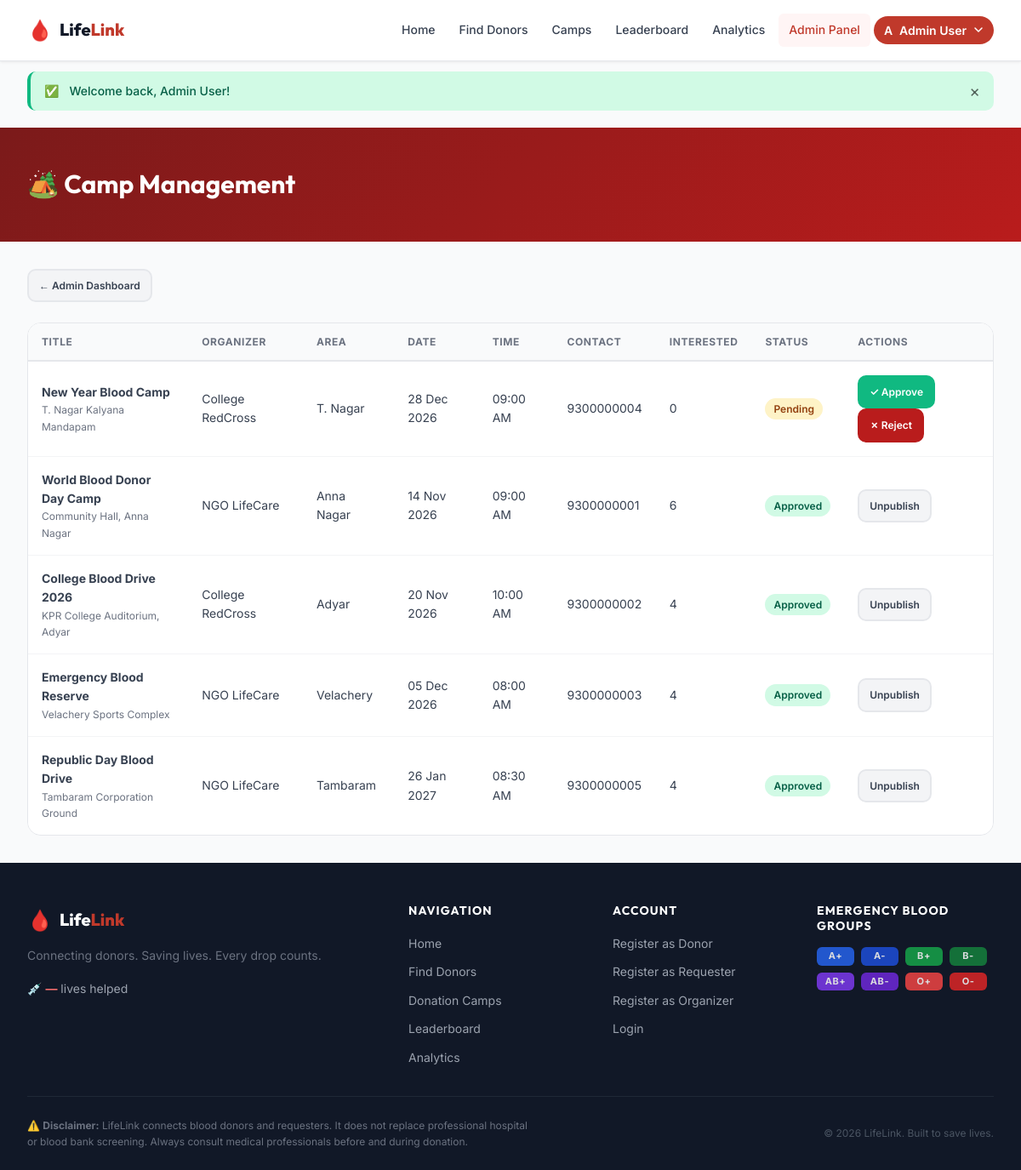
/pages/admin/camps.php (signed in), run on the app's committed database.
### tables this page shows
CREATE TABLE IF NOT EXISTS camps (
    id           INT UNSIGNED AUTO_INCREMENT PRIMARY KEY,
    organizer_id INT UNSIGNED NOT NULL,
    title        VARCHAR(200) NOT NULL,
    venue        VARCHAR(300) NOT NULL,
    area_id      INT UNSIGNED NULL DEFAULT NULL,
     
    lat          DECIMAL(9,6) NULL,
    lng          DECIMAL(9,6) NULL,
    city         VARCHAR(100) NULL,
    state        VARCHAR(100) NULL,
    country      VARCHAR(100) NULL,
    location_source ENUM('gps','manual','geocoded') NULL DEFAULT NULL,
    location_consent TINYINT(1) NOT NULL DEFAULT 0,
    camp_date    DATE NOT NULL,
    start_time   TIME NOT NULL,
    end_time     TIME NOT NULL,
    contact      VARCHAR(20) NOT NULL,
    description  TEXT NULL,
    status       ENUM('pending','approved','rejected') NOT NULL DEFAULT 'pending',
    created_at   DATETIME NOT NULL DEFAULT CURRENT_TIMESTAMP,
    FOREIGN KEY (organizer_id) REFERENCES users(id),
    FOREIGN KEY (area_id)      REFERENCES areas(id) ON DELETE SET NULL,
    INDEX idx_date   (camp_date),
    INDEX idx_status (status),
    INDEX idx_area   (area_id)
);

CREATE TABLE IF NOT EXISTS users (
    id                   INT UNSIGNED AUTO_INCREMENT PRIMARY KEY,
    name                 VARCHAR(100)  NOT NULL,
    email                VARCHAR(150)  NOT NULL,
    phone                VARCHAR(20)   NOT NULL,
    password_hash        VARCHAR(255)  NOT NULL,
    role                 ENUM('donor','requester','organizer','organization','admin') NOT NULL DEFAULT 'donor',
    status               ENUM('unverified','pending','active','blocked') NOT NULL DEFAULT 'unverified',
    login_attempts       TINYINT UNSIGNED NOT NULL DEFAULT 0,
    locked_until         DATETIME NULL,
    email_token          VARCHAR(64)   NULL DEFAULT NULL,
    email_token_expires  DATETIME      NULL DEFAULT NULL,
     
    lat                  DECIMAL(9,6)  NULL DEFAULT NULL,
    lng                  DECIMAL(9,6)  NULL DEFAULT NULL,
    city                 VARCHAR(100)  NULL DEFAULT NULL,
    state                VARCHAR(100)  NULL DEFAULT NULL,
    country              VARCHAR(100)  NULL DEFAULT NULL,
    location_source      ENUM('gps','manual','geocoded') NULL DEFAULT NULL,
    location_updated_at  DATETIME      NULL DEFAULT NULL,
    location_consent     TINYINT(1)    NOT NULL DEFAULT 0,
    location_incomplete  TINYINT(1)    NOT NULL DEFAULT 0,
    notify_email         TINYINT(1)    NOT NULL DEFAULT 1,
    created_at           DATETIME      NOT NULL DEFAULT CURRENT_TIMESTAMP,
    UNIQUE KEY uq_email         (email),
    INDEX idx_role              (role),
    INDEX idx_status            (status),
    INDEX idx_lat_lng           (lat, lng),
    INDEX idx_country_state_city(country, state, city),
    INDEX idx_email_token       (email_token)
);

CREATE TABLE IF NOT EXISTS areas (
    id   INT UNSIGNED AUTO_INCREMENT PRIMARY KEY,
    name VARCHAR(100) NOT NULL,
    city VARCHAR(100) NOT NULL,
    lat  DECIMAL(9,6) NULL,
    lng  DECIMAL(9,6) NULL,
    INDEX idx_city (city)
);

### includes/helpers.php (called while the page is built, shortened)
<?php
function e(mixed $value): string {
    return htmlspecialchars((string)($value ?? ''), ENT_QUOTES | ENT_SUBSTITUTE, 'UTF-8');
}
function formatDate(string $date, string $format = 'd M Y'): string {
    return date($format, strtotime($date));
}

### pages/admin/camps.php (the view, shortened to what this page needs)
<?php
require_once __DIR__ . '/../../includes/helpers.php';
$db = getDB();
$camps = $db->query(
    "SELECT c.*, a.name AS area_name, u.name AS organizer_name,
            (SELECT COUNT(*) FROM camp_interest ci WHERE ci.camp_id=c.id) AS interested
     FROM camps c LEFT JOIN areas a ON a.id=c.area_id JOIN users u ON u.id=c.organizer_id
     ORDER BY c.status='pending' DESC, c.camp_date ASC LIMIT 100"
)->fetchAll();
require __DIR__ . '/../../includes/header.php';
?>
<div class="page-header"><div class="container"><h1>🏕️ Camp Management</h1></div></div>
<section class="section-sm">
    <div class="container">
        <a href="<?= APP_URL ?>/pages/admin/dashboard.php" class="btn btn-secondary btn-sm mb-6">← Admin Dashboard</a>
        <div class="table-wrapper">
            <table>
                <thead><tr><th>Title</th><th>Organizer</th><th>Area</th><th>Date</th><th>Time</th><th>Contact</th><th>Interested</th><th>Status</th><th>Actions</th></tr></thead>
                <tbody>
                <?php foreach($camps as $c): ?>
                <tr>
                    <td><strong><?= e($c['title']) ?></strong><div class="text-xs text-muted"><?= e(substr($c['venue'],0,30)) ?></div></td>
                    <td><?= e($c['organizer_name']) ?></td>
                    <td><?= e($c['area_name']) ?></td>
                    <td><?= formatDate($c['camp_date']) ?></td>
                    <td><?= date('h:i A',strtotime($c['start_time'])) ?></td>
                    <td><?= e($c['contact']) ?></td>
                    <td><?= (int)$c['interested'] ?></td>
                    <td><span class="status-badge <?= $c['status']==='approved'?'status-fulfilled':($c['status']==='pending'?'status-open':'status-cancelled') ?>"><?= ucfirst($c['status']) ?></span></td>
                    <td>
                        <?php if($c['status']==='pending'): ?>
                            <a href="?action=approve&id=<?= $c['id'] ?>" class="btn btn-success btn-sm">✓ Approve</a>
                            <a href="?action=reject&id=<?= $c['id'] ?>"  class="btn btn-danger btn-sm" data-confirm="Reject this camp?">✗ Reject</a>
                        <?php elseif($c['status']==='approved'): ?>
                            <a href="?action=reject&id=<?= $c['id'] ?>"  class="btn btn-secondary btn-sm" data-confirm="Remove camp approval?">Unpublish</a>
                        <?php endif; ?>
                    </td>
                </tr>
                <?php endforeach; ?>
                </tbody>
            </table>
        </div>
    </div>
</section>
<?php require __DIR__ . '/../../includes/footer.php'; ?>

### assets/css/style.css (style rules this page uses)
:root { --red-900: #7b1a1a; --red-800: #a11e1e; --red-700: #b91c1c; --red-600: #c0392b; --red-500: #e74c3c; --red-400: #f16c6c; --red-100: #fef2f2; --red-50: #fff5f5; --white: #ffffff; --gray-50: #f9fafb; --gray-100:#f3f4f6; --gray-200:#e5e7eb; --gray-300:#d1d5db; --gray-400:#9ca3af; --gray-500:#6b7280; --gray-600:#4b5563; --gray-700:#374151; --gray-800:#1f2937; --gray-900:#111827; --gold: #f59e0b; --green: #10b981; --blue: #3b82f6; --purple: #8b5cf6; --color-danger: var(--red-600); --color-success: var(--green); --color-warning: var(--gold); --color-info: var(--blue); --font-body: 'Inter', system-ui, sans-serif; --font-heading: 'Outfit', 'Inter', sans-serif; --text-xs: 0.75rem; --text-sm: 0.875rem; --text-base: 1rem; --text-lg: 1.125rem; --text-xl: 1.25rem; --text-2xl: 1.5rem; --text-3xl: 1.875rem; --text-4xl: 2.25rem; --text-5xl: 3rem; --space-1: 0.25rem; --space-2: 0.5rem; --space-3: 0.75rem; --space-4: 1rem; --space-5: 1.25rem; --space-6: 1.5rem; --space-8: 2rem; --space-10: 2.5rem; --space-12: 3rem; --space-16: 4rem; --space-20: 5rem; --radius-sm: 6px; --radius-md: 10px; --radius-lg: 16px; --radius-xl: 24px; --radius-full: 9999px; --shadow-sm: 0 1px 3px rgba(0,0,0,0.08); --shadow-md: 0 4px 12px rgba(0,0,0,0.12); --shadow-lg: 0 10px 30px rgba(0,0,0,0.15); --shadow-red: 0 4px 20px rgba(192,57,43,0.3); --transition: 0.2s ease; --transition-slow: 0.4s ease; --container-max: 1200px; --navbar-height: 72px; }
*, *::before, *::after { box-sizing: border-box; margin: 0; padding: 0; }
html { scroll-behavior: smooth; font-size: 16px; }
body { font-family: var(--font-body); background: var(--gray-50); color: var(--gray-800); line-height: 1.6; min-height: 100vh; display: flex; flex-direction: column; }
a { color: var(--red-600); text-decoration: none; transition: color var(--transition); }
h1, h2, h3, h4, h5, h6 { font-family: var(--font-heading); color: var(--gray-900); line-height: 1.25; font-weight: 700; }
.container { max-width: var(--container-max); margin: 0 auto; padding: 0 var(--space-4); }
@media (min-width: 768px) { .container { padding: 0 var(--space-8); } }
.btn { display: inline-flex; align-items: center; justify-content: center; gap: var(--space-2); font-weight: 600; font-size: var(--text-sm); padding: var(--space-3) var(--space-5); border-radius: var(--radius-md); border: 2px solid transparent; cursor: pointer; transition: all var(--transition); text-decoration: none; white-space: nowrap; min-height: 44px; }
.btn-secondary { background: var(--gray-100); color: var(--gray-700); border-color: var(--gray-200); }
.btn-danger { background: var(--red-700); color: var(--white); border-color: var(--red-700); }
.btn-success { background: var(--green); color: var(--white); border-color: var(--green); }
.btn-sm { padding: var(--space-2) var(--space-3); font-size: var(--text-xs); min-height: 36px; }
.status-badge { display: inline-block; padding: 3px 10px; border-radius: var(--radius-full); font-size: var(--text-xs); font-weight: 600; }
.status-open { background: #fef3c7; color: #92400e; }
.status-fulfilled { background: #d1fae5; color: #065f46; }
.section-sm { padding: var(--space-8) 0; }
.page-header { background: linear-gradient(135deg, var(--red-900), var(--red-700)); color: var(--white); padding: var(--space-12) 0; }
.page-header h1 { color: var(--white); font-size: var(--text-3xl); }
.table-wrapper { overflow-x: auto; border-radius: var(--radius-lg); border: 1px solid var(--gray-200); }
table { width: 100%; border-collapse: collapse; background: var(--white); }
thead { background: var(--gray-50); border-bottom: 2px solid var(--gray-200); }
th { padding: var(--space-3) var(--space-4); text-align: left; font-size: var(--text-xs); font-weight: 700; text-transform: uppercase; letter-spacing: 0.05em; color: var(--gray-500); }
td { padding: var(--space-4); border-bottom: 1px solid var(--gray-100); font-size: var(--text-sm); color: var(--gray-700); }
tbody tr:last-child td { border-bottom: none; }
.text-xs { font-size: var(--text-xs); }
.text-muted { color: var(--gray-500); }
.mb-6 { margin-bottom: var(--space-6); }

### data on the page
camps: title "New Year Blood Camp", venue "T. Nagar Kalyana Mandapam", organizer.name "College RedCross", area.name "T. Nagar", camp_date "28 Dec 2026", start_time "09:00 AM", contact "9300000004", interested "0", status "Pending"
camps: title "World Blood Donor Day Camp", venue "Community Hall, Anna Nagar", organizer.name "NGO LifeCare", area.name "Anna Nagar", camp_date "14 Nov 2026", start_time "09:00 AM", contact "9300000001", interested "6", status "Approved"
camps: title "College Blood Drive 2026", venue "KPR College Auditorium, Adyar", organizer.name "College RedCross", area.name "Adyar", camp_date "20 Nov 2026", start_time "10:00 AM", contact "9300000002", interested "4", status "Approved"
camps: title "Emergency Blood Reserve", venue "Velachery Sports Complex", organizer.name "NGO LifeCare", area.name "Velachery", camp_date "05 Dec 2026", start_time "08:00 AM", contact "9300000003", interested "4", status "Approved"
camps: title "Republic Day Blood Drive", venue "Tambaram Corporation Ground", organizer.name "NGO LifeCare", area.name "Tambaram", camp_date "26 Jan 2027", start_time "08:30 AM", contact "9300000005", interested "4", status "Approved"

### other printed values
substr($userName, 0, 1) "A"
$userName "Admin User"
$successMsg "Welcome back, Admin User!"
$g "A+"
$g "A-"
$g "B+"
$g "B-"
$g "AB+"
$g "AB-"
$g "O+"
$g "O-"
APP_NAME "LifeLink"
